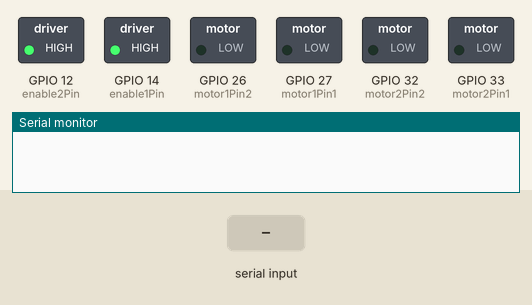
Simulated run of this sketch. Board: ESP32. On the bench: switched loads named in the sketch (green lamp = pin HIGH), the last lines printed to the serial monitor. Inputs (shaded band) come from the test bench.

Above: at 1.2 s.
1.3 s: "w" received over Serial
At 1.8 s:
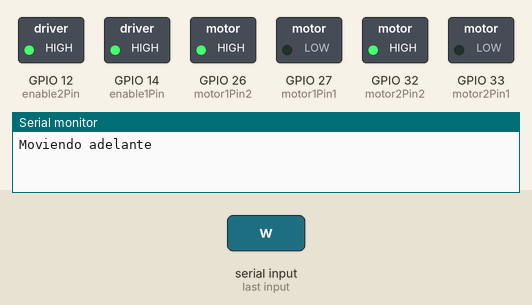
2.8 s: "d" received over Serial
At 4.0 s:
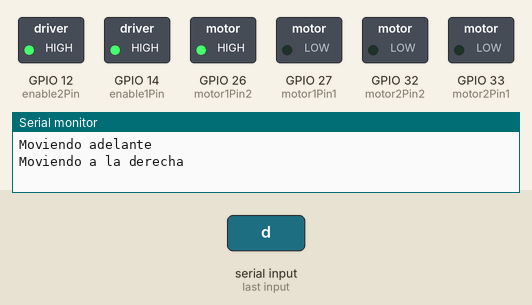
4.3 s: "x" received over Serial
At 5.3 s:
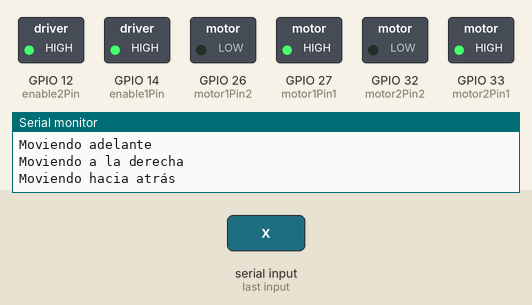
5.8 s: "a" received over Serial
At 6.4 s:
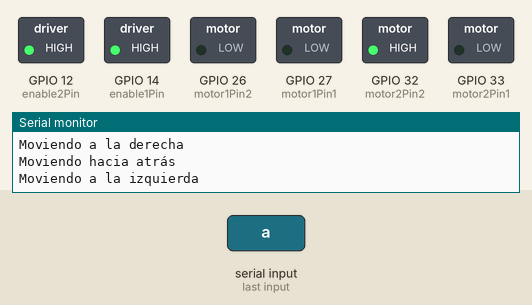
7.3 s: "s" received over Serial
At 7.6 s:
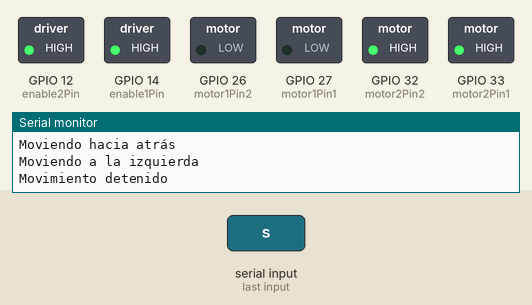
Timing chart, 0 to 9.8 s (numbered marks = the images above; inputs shaded):
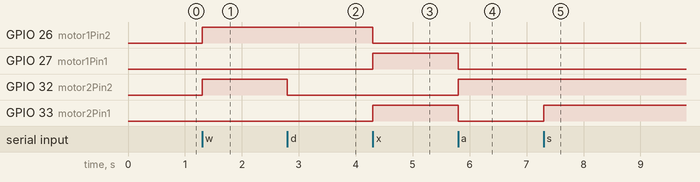

The sketch:

programa03_RVVF.ino
```cpp
/*
 * Ruiz Villalba Valentina Fabienne
 * Prueba programa 03 con puente H
 * Octubre 2020
 * ESP32 TRA
 */


/*
 *---------------------------------------
 *          Pines y variables
 * --------------------------------------
 */

//Pines del motor
int motor1Pin1 = 27;
int motor1Pin2 = 26;
int enable1Pin = 14;

int motor2Pin1 = 33;
int motor2Pin2 = 32;
int enable2Pin = 12;


// PWM propiedades
int pwmFreq = 8000; //Periodo de 8ms
int pwmChannel_A = 0;
int pwmChannel_B = 1;
int pwmRes = 8; //Resolución de 8 bits (2^8 = 254)

//Variables de velocidad y dirección
    int vel_A = 255;  // Con un ciclo de trabajo  del 100%
    int vel_B = 255;  // Con un ciclo de trabajo  del 100%
    int dir_A= 0;
    int dir_B= 0;

// Variable que guardará el 'estado' del los motores.
char estado = 's'; //--> Inicialmente el valor de la variable es el de tenido.

/*
 *------------------------------------
 *        Funciones principales
 *------------------------------------
 */


void setup() {
    Serial.begin(115200);

    pinMode(motor1Pin1, OUTPUT);
    pinMode(motor1Pin2, OUTPUT);
    pinMode(enable1Pin,OUTPUT);

     pinMode(motor2Pin1, OUTPUT);
    pinMode(motor2Pin2, OUTPUT);
    pinMode(enable2Pin,OUTPUT);

    ledcSetup(pwmChannel_A,pwmFreq,pwmRes);
    ledcSetup(pwmChannel_B,pwmFreq,pwmRes);

    //Mandar señal PWM al pin enable del puente h
    ledcAttachPin(enable1Pin,pwmChannel_A);
     ledcAttachPin(enable2Pin,pwmChannel_B);

    //Velocidad del motor
    ledcWrite(pwmChannel_A,vel_A);
    ledcWrite(pwmChannel_B,vel_B);
}


void loop() {
  estado = Serial.read();
  movimiento(estado);

}


/*
 * Gira en sentido horario
 *  dir_A y dir_B = 0 y 1
 */

void adelante(){
  dir_A = 0;
  dir_B = dir_A;
  digitalWrite(motor1Pin1,dir_A);
  digitalWrite(motor2Pin1,dir_B);
  dir_A = 1;
  dir_B = dir_A;
  digitalWrite(motor1Pin2,dir_A);
  digitalWrite(motor2Pin2,dir_B);
}

/*
 * Gira en sentido antihorario
 *  dir_A y dir_B = 1 y 0
 */

void atras(){
  dir_A = 1;
  dir_B = dir_A;
  digitalWrite(motor1Pin1,dir_A);
  digitalWrite(motor2Pin1,dir_B);
  dir_A = 0;
  dir_B = dir_A;
  digitalWrite(motor1Pin2,dir_A);
  digitalWrite(motor2Pin2,dir_B);
}


/*
 * Detiene el movimiento
 *  dir_A y dir_B = 0 y 0
 */

void detener(){
  dir_A = 0;
  dir_B = dir_B;
  digitalWrite(motor1Pin1,dir_A);
  digitalWrite(motor2Pin1,dir_B);
  digitalWrite(motor1Pin2,dir_A);
  digitalWrite(motor2Pin2,dir_B);
}


/*
 * Gira a la izquierda
 *  dir_A = 0 y 0
 *  dir_B = 0 y 1
 */

void izquierda(){
  dir_A = 0;
  dir_B= dir_A;
  digitalWrite(motor1Pin1,dir_A);
  digitalWrite(motor1Pin2,dir_A);
  digitalWrite(motor2Pin1,dir_B);
  dir_B = 1;
  digitalWrite(motor2Pin2,dir_B);
 }

/*
 * Gira a la derecha
 *  dir_A = 0 y 1
 *  dir_B = 0 y 0
 */
void derecha(){
  dir_A = 0;
  digitalWrite(motor1Pin1,dir_A);
  dir_A = 1;
  digitalWrite(motor1Pin2,dir_A);

  dir_B = 0;
  digitalWrite(motor2Pin1,dir_B);
  digitalWrite(motor2Pin2,dir_B);
 }


/*
 * Cambia el moviemiento de los motores
 * _estado --> Indica el estado del motor
 *    Adelante --> w
 *    Derecha --> d
 *    Atrás --> x
 *    Izquierda --> a
 *    Detenido --> s
 */

void movimiento(char _estado){
  if (_estado == 'w'){
      Serial.println("Moviendo adelante");
      adelante();
    }else if(_estado == 'd'){
     Serial.println("Moviendo a la derecha");
      derecha();
    }else if(_estado == 'x'){
      Serial.println("Moviendo hacia atrás");
      atras();
    }else if(_estado == 'a'){
      Serial.println("Moviendo a la izquierda");
      izquierda();
    }else if(_estado == 's'){
      Serial.println("Movimiento detenido");
      detener();
    }
 }
```

Measured:
- after the input at 1.3 s, GPIO 26 (motor1Pin2), GPIO 32 (motor2Pin2): LOW → HIGH at once
- after the input at 2.8 s, GPIO 32 (motor2Pin2): HIGH → LOW at once
- after the input at 4.3 s, GPIO 26 (motor1Pin2): HIGH → LOW at once; GPIO 27 (motor1Pin1), GPIO 33 (motor2Pin1): LOW → HIGH at once
- after the input at 5.8 s, GPIO 27 (motor1Pin1), GPIO 33 (motor2Pin1): HIGH → LOW at once; GPIO 32 (motor2Pin2): LOW → HIGH at once
- after the input at 7.3 s, GPIO 33 (motor2Pin1): LOW → HIGH at once
